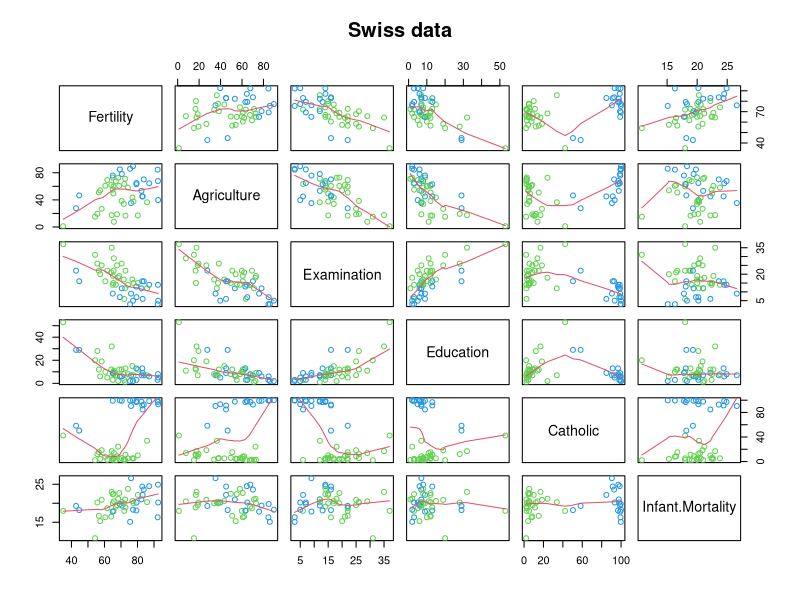
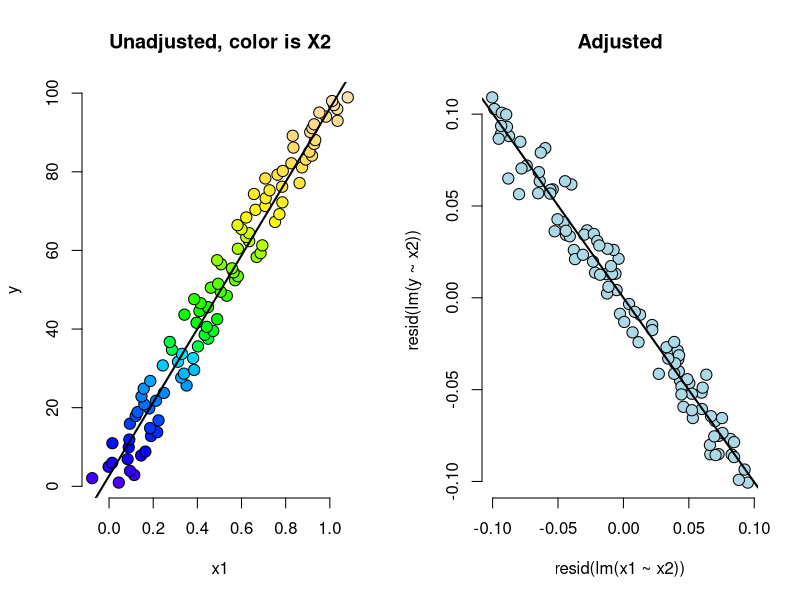
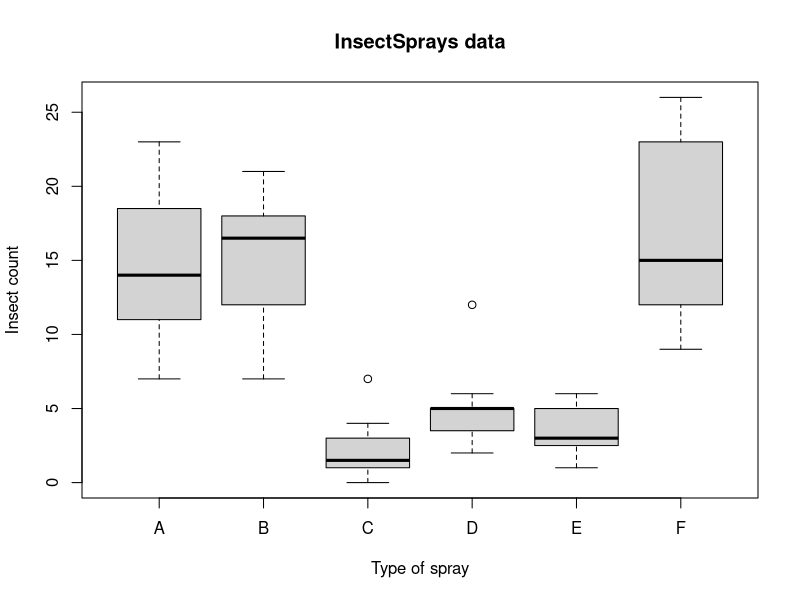

Reproduce these figures in R, in order.
setwd("C:\\Users\\Ivan.Liuyanfeng\\Desktop\\Data_Mining_Work_Space\\Data-Science-Regression-Models")
library(datasets); data(swiss); require(stats); require(graphics)
png("swiss_pairs.png")
pairs(swiss, panel = panel.smooth, main = "Swiss data", col = 3 + (swiss$Catholic > 50))
dev.off()

summary(lm(Fertility ~ . , data = swiss))
summary(lm(Fertility ~ Agriculture, data = swiss))$coefficients

n <- 100; x2 <- 1 : n; x1 <- .01 * x2 + runif(n, -.1, .1); y = -x1 + x2 + rnorm(n, sd = .01)
summary(lm(y ~ x1))$coef
summary(lm(y ~ x1 + x2))$coef
png("comp_adj_unadj.png")
par(mfrow = c(1, 2))
plot(x1, y, pch=21,col="black",bg=topo.colors(n)[x2], frame = FALSE, cex = 1.5)
title('Unadjusted, color is X2')
abline(lm(y ~ x1), lwd = 2)
plot(resid(lm(x1 ~ x2)), resid(lm(y ~ x2)), pch = 21, col = "black", bg = "lightblue", frame = FALSE, cex = 1.5)
title('Adjusted')
abline(0, coef(lm(y ~ x1 + x2))[2], lwd = 2)
dev.off()
par(mfrow = c(1, 1))

z <- swiss$Agriculture + swiss$Education
lm(Fertility ~ . + z, data = swiss)

require(datasets);data(InsectSprays)
require(stats); require(graphics)
png("insect_sprays.png")
boxplot(count ~ spray, data = InsectSprays,
        xlab = "Type of spray", ylab = "Insect count",
        main = "InsectSprays data", varwidth = TRUE, col = "lightgray")
dev.off()

summary(lm(count ~ spray, data = InsectSprays))$coef
summary(lm(count ~
               I(1 * (spray == 'B')) + I(1 * (spray == 'C')) +
               I(1 * (spray == 'D')) + I(1 * (spray == 'E')) +
               I(1 * (spray == 'F'))
           , data = InsectSprays))$coef
lm(count ~
       I(1 * (spray == 'B')) + I(1 * (spray == 'C')) +
       I(1 * (spray == 'D')) + I(1 * (spray == 'E')) +
       I(1 * (spray == 'F')) + I(1 * (spray == 'A')), data = InsectSprays)
summary(lm(count ~ spray - 1, data = InsectSprays))$coef

#Reordering the levels
spray2 <- relevel(InsectSprays$spray, "C")
summary(lm(count ~ spray2, data = InsectSprays))$coef

fit <- lm(count ~ spray, data = InsectSprays) #A is ref
bbmbc <- coef(fit)[2] - coef(fit)[3] #B - C
temp <- summary(fit)
se <- temp$sigma * sqrt(temp$cov.unscaled[2, 2] + temp$cov.unscaled[3,3] - 2 *temp$cov.unscaled[2,3])
t <- (bbmbc) / se
p <- pt(-abs(t), df = fit$df)
out <- c(bbmbc, se, t, p)
names(out) <- c("B - C", "SE", "T", "P")
round(out, 3)
